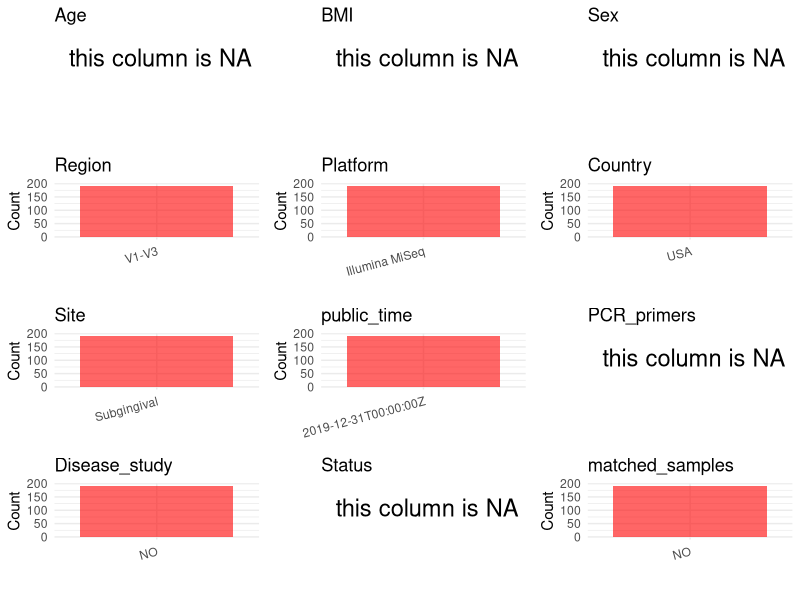

The R source for this figure: (Note: this script raises an error after producing the figure.)
## ---- chunk 1
# Load necessary libraries
library(dplyr)
library(ggplot2)
library(cowplot)

# Set working directory (update this path to your local directory)
setwd("D:/studylearning/董彪师兄项目/任务3_20251004/PRJNA552608")

# Read the initial metadata files
initial_meta<-read.csv("SraRunTable.csv",header = T)

# Display the first few rows of the metadata
head(initial_meta)
## ---- chunk 2
# Create a uniform metadata dataframe
metadata <- data.frame(
  BioProject = initial_meta$BioProject,
  Run = initial_meta$Run,
  sample_name = initial_meta$Sample.Name,
  Age = NA,
  BMI = NA,
  Sex= NA,
  Region = "V1-V3",
  Platform = initial_meta$Instrument,
  Country = "USA",
  Site = "Subgingival",
  public_time = initial_meta$ReleaseDate,
  stringsAsFactors = FALSE
)
## ---- chunk 3
# Add information obtained from the publication
metadata$PCR_primers <- NA_character_  # Update based on the publication
metadata$title <- "Alterations in subgingival microbiota during full-fixed appliance orthodontic treatment—A prospective study"
metadata$Disease_study <- "NO"
metadata$Status <- NA_character_

#extract subject id by remove prefix of sample_name
#metadata$sample_name <- gsub("_st|_sal", "", metadata$sample_name)

# Check initial data distribution
cat("Initial sample distribution:\n")
table(metadata$sample_name)
table(metadata$Site)

# Calculate sampling frequency per subject
sample_counts <- table(metadata$sample_name)
cat("\nNumber of samples per subject:\n")
print(sample_counts)

# Create matched_samples column
metadata$matched_samples <- ifelse(metadata$sample_name %in% names(sample_counts[sample_counts >= 2]), "YES", "NO")

cat("\nMatched samples distribution:\n")
table(metadata$matched_samples)

# Identify samples for removal: single samples excluding Subgingival 
single_samples <- names(sample_counts[sample_counts == 1])
samples_to_remove <- metadata$sample_name %in% single_samples & !(metadata$Site %in% c("Subgingival"))

cat("\nNumber of samples to be removed:", sum(samples_to_remove), "\n")

# Remove identified samples
metadata_clean <- metadata[!samples_to_remove, ]

cat("\nFinal sample distribution after cleaning:\n")
table(metadata_clean$sample_name)
table(metadata_clean$Site)
table(metadata_clean$matched_samples)

# Use cleaned dataset for subsequent analysis
metadata <- metadata_clean
## ---- chunk 4
# Check the number of unique runs and sample names
print(paste("Number of unique runs:", length(unique(metadata$Run))))
print(paste("Number of unique sample names:", length(unique(metadata$sample_name))))
## ---- chunk 5
# Select columns for visualization
plot_data <- metadata %>%
  select(-BioProject, -Run, -sample_name, -title)

# Function to create simple plots for each column
create_simple_plots <- function(data) {
  plots <- list()
  
  for (col in colnames(data)) {
    # Check if the column is all NA
    if (all(is.na(data[[col]]))) {
      # Create an empty plot with text indicating all NA
      p <- ggplot() +
        annotate("text", x = 0.5, y = 0.5, label = "this column is NA", size = 6) +
        labs(title = col) +
        theme_void()
    } else if (is.numeric(data[[col]])) {
      # Numeric variable: histogram
      p <- ggplot(data, aes(x = .data[[col]])) +
        geom_histogram(fill = "blue", alpha = 0.6, bins = 20, na.rm = TRUE) +
        labs(title = col) +
        theme_minimal()
    } else {
      # Categorical variable: bar plot (remove NA values)
      count_data <- as.data.frame(table(data[[col]], useNA = "ifany"))
      p <- ggplot(count_data, aes(x = reorder(Var1, -Freq), y = Freq)) +
        geom_col(fill = "red", alpha = 0.6) +
        labs(title = col, x = NULL, y = "Count") +
        theme_minimal() +
        theme(axis.text.x = element_text(angle = 15, hjust = 1))
    }
    plots[[col]] <- p
  }
  
  return(plots)
}

# Generate and arrange plots
plots <- create_simple_plots(plot_data)
p<-plot_grid(plots$Age, 
          plots$BMI, 
          plots$Sex, 
          plots$Region, 
          plots$Platform, 
          plots$Country, 
          plots$Site,
          plots$public_time, 
          plots$PCR_primers,
          plots$Disease_study,
          plots$Status,
          plots$matched_samples,# add 
          ncol = 3, align = "hv", axis = "lb")
ggsave("Metadata_Summary.png", plot = p, width = 8, height = 6, dpi = 150, bg = "white")
## ---- chunk 6
knitr::include_graphics("Metadata_Summary.png")
## ---- chunk 7
# Reorder columns to match the desired format
metadata <- metadata[, c(
  "BioProject", "Run", "sample_name", "Age", "BMI", "Sex", 
  "Region", "Platform", "Country", "Site", "public_time", 
  "PCR_primers", "title", "Disease_study", "Status","matched_samples"
)]

# Export the uniform metadata to a CSV file
write.csv(metadata, file = "metadata.csv", quote = FALSE)
head(metadata)
